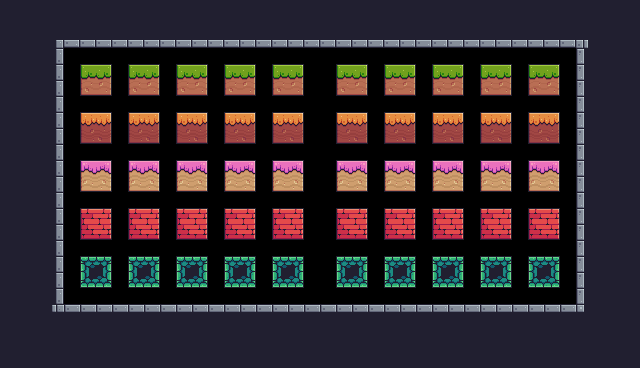

A level layout from a 2D game, rendered from its tile map. Below: a short description, then the map file with its tile-grid data intact:
An orthogonal 40x23 tile map with 16x16 px tiles, 1 tile layer (Background) and 50 objects (50x Level).

<map version="1.10" tiledversion="1.11.0" orientation="orthogonal" renderorder="right-down" width="40" height="23" tilewidth="16" tileheight="16" infinite="0" nextlayerid="3" nextobjectid="51">
 <tileset firstgid="1" source="Pixel Adventure.tsx" />
 <layer id="1" name="Background" width="40" height="23">
  <properties>
   <property name="BackgroundColor" value="Yellow" />
  </properties>
  <data encoding="csv">
24,24,24,24,24,24,24,24,24,24,24,24,24,24,24,24,24,24,24,24,24,24,24,24,24,24,24,24,24,24,24,24,24,24,24,24,24,24,24,24,
24,24,24,24,24,24,24,24,24,24,24,24,24,24,24,24,24,24,24,24,24,24,24,24,24,24,24,24,24,24,24,24,24,24,24,24,24,24,24,24,
24,24,24,4,46,46,46,46,46,46,46,46,46,46,46,46,46,46,46,46,46,46,46,46,46,46,46,46,46,46,46,46,46,46,46,46,5,24,24,24,
24,24,24,25,0,0,0,0,0,0,0,0,0,0,0,0,0,0,0,0,0,0,0,0,0,0,0,0,0,0,0,0,0,0,0,0,23,24,24,24,
24,24,24,25,0,7,9,0,7,9,0,7,9,0,7,9,0,7,9,0,0,7,9,0,7,9,0,7,9,0,7,9,0,7,9,0,23,24,24,24,
24,24,24,25,0,51,53,0,51,53,0,51,53,0,51,53,0,51,53,0,0,51,53,0,51,53,0,51,53,0,51,53,0,51,53,0,23,24,24,24,
24,24,24,25,0,0,0,0,0,0,0,0,0,0,0,0,0,0,0,0,0,0,0,0,0,0,0,0,0,0,0,0,0,0,0,0,23,24,24,24,
24,24,24,25,0,95,97,0,95,97,0,95,97,0,95,97,0,95,97,0,0,95,97,0,95,97,0,95,97,0,95,97,0,95,97,0,23,24,24,24,
24,24,24,25,0,139,141,0,139,141,0,139,141,0,139,141,0,139,141,0,0,139,141,0,139,141,0,139,141,0,139,141,0,139,141,0,23,24,24,24,
24,24,24,25,0,0,0,0,0,0,0,0,0,0,0,0,0,0,0,0,0,0,0,0,0,0,0,0,0,0,0,0,0,0,0,0,23,24,24,24,
24,24,24,25,0,183,185,0,183,185,0,183,185,0,183,185,0,183,185,0,0,183,185,0,183,185,0,183,185,0,183,185,0,183,185,0,23,24,24,24,
24,24,24,25,0,227,229,0,227,229,0,227,229,0,227,229,0,227,229,0,0,227,229,0,227,229,0,227,229,0,227,229,0,227,229,0,23,24,24,24,
24,24,24,25,0,0,0,0,0,0,0,0,0,0,0,0,0,0,0,0,0,0,0,0,0,0,0,0,0,0,0,0,0,0,0,0,23,24,24,24,
24,24,24,25,0,106,108,0,106,108,0,106,108,0,106,108,0,106,108,0,0,106,108,0,106,108,0,106,108,0,106,108,0,106,108,0,23,24,24,24,
24,24,24,25,0,150,152,0,150,152,0,150,152,0,150,152,0,150,152,0,0,150,152,0,150,152,0,150,152,0,150,152,0,150,152,0,23,24,24,24,
24,24,24,25,0,0,0,0,0,0,0,0,0,0,0,0,0,0,0,0,0,0,0,0,0,0,0,0,0,0,0,0,0,0,0,0,23,24,24,24,
24,24,24,25,0,177,179,0,177,179,0,177,179,0,177,179,0,177,179,0,0,177,179,0,177,179,0,177,179,0,177,179,0,177,179,0,23,24,24,24,
24,24,24,25,0,221,223,0,221,223,0,221,223,0,221,223,0,221,223,0,0,221,223,0,221,223,0,221,223,0,221,223,0,221,223,0,23,24,24,24,
24,24,24,25,0,0,0,0,0,0,0,0,0,0,0,0,0,0,0,0,0,0,0,0,0,0,0,0,0,0,0,0,0,0,0,0,23,24,24,24,
24,24,24,26,2,2,2,2,2,2,2,2,2,2,2,2,2,2,2,2,2,2,2,2,2,2,2,2,2,2,2,2,2,2,2,2,27,24,24,24,
24,24,24,24,24,24,24,24,24,24,24,24,24,24,24,24,24,24,24,24,24,24,24,24,24,24,24,24,24,24,24,24,24,24,24,24,24,24,24,24,
24,24,24,24,24,24,24,24,24,24,24,24,24,24,24,24,24,24,24,24,24,24,24,24,24,24,24,24,24,24,24,24,24,24,24,24,24,24,24,24,
24,24,24,24,24,24,24,24,24,24,24,24,24,24,24,24,24,24,24,24,24,24,24,24,24,24,24,24,24,24,24,24,24,24,24,24,24,24,24,24
</data>
 </layer>
 <objectgroup id="2" name="LevelGroup">
  <object id="1" name="01" type="Level" x="80" y="64" width="32" height="32" />
  <object id="2" name="02" type="Level" x="128" y="64" width="32" height="32" />
  <object id="3" name="03" type="Level" x="176" y="64" width="32" height="32" />
  <object id="4" name="04" type="Level" x="224" y="64" width="32" height="32" />
  <object id="5" name="05" type="Level" x="272" y="64" width="32" height="32" />
  <object id="6" name="06" type="Level" x="336" y="64" width="32" height="32" />
  <object id="7" name="07" type="Level" x="384" y="64" width="32" height="32" />
  <object id="8" name="08" type="Level" x="432" y="64" width="32" height="32" />
  <object id="9" name="09" type="Level" x="480" y="64" width="32" height="32" />
  <object id="10" name="10" type="Level" x="528" y="64" width="32" height="32" />
  <object id="11" name="11" type="Level" x="80" y="112" width="32" height="32" />
  <object id="12" name="?" type="Level" x="128" y="112" width="32" height="32" />
  <object id="13" name="?" type="Level" x="176" y="112" width="32" height="32" />
  <object id="14" name="?" type="Level" x="224" y="112" width="32" height="32" />
  <object id="15" name="?" type="Level" x="272" y="112" width="32" height="32" />
  <object id="16" name="?" type="Level" x="336" y="112" width="32" height="32" />
  <object id="17" name="?" type="Level" x="384" y="112" width="32" height="32" />
  <object id="18" name="?" type="Level" x="432" y="112" width="32" height="32" />
  <object id="19" name="?" type="Level" x="480" y="112" width="32" height="32" />
  <object id="20" name="?" type="Level" x="528" y="112" width="32" height="32" />
  <object id="21" name="?" type="Level" x="80" y="160" width="32" height="32" />
  <object id="22" name="?" type="Level" x="128" y="160" width="32" height="32" />
  <object id="23" name="?" type="Level" x="176" y="160" width="32" height="32" />
  <object id="24" name="?" type="Level" x="224" y="160" width="32" height="32" />
  <object id="25" name="?" type="Level" x="272" y="160" width="32" height="32" />
  <object id="26" name="?" type="Level" x="336" y="160" width="32" height="32" />
  <object id="27" name="?" type="Level" x="384" y="160" width="32" height="32" />
  <object id="28" name="?" type="Level" x="432" y="160" width="32" height="32" />
  <object id="29" name="?" type="Level" x="480" y="160" width="32" height="32" />
  <object id="30" name="?" type="Level" x="528" y="160" width="32" height="32" />
  <object id="31" name="?" type="Level" x="80" y="208" width="32" height="32" />
  <object id="32" name="?" type="Level" x="128" y="208" width="32" height="32" />
  <object id="33" name="?" type="Level" x="176" y="208" width="32" height="32" />
  <object id="34" name="?" type="Level" x="224" y="208" width="32" height="32" />
  <object id="35" name="?" type="Level" x="272" y="208" width="32" height="32" />
  <object id="36" name="?" type="Level" x="336" y="208" width="32" height="32" />
  <object id="37" name="?" type="Level" x="384" y="208" width="32" height="32" />
  <object id="38" name="?" type="Level" x="432" y="208" width="32" height="32" />
  <object id="39" name="?" type="Level" x="480" y="208" width="32" height="32" />
  <object id="40" name="?" type="Level" x="528" y="208" width="32" height="32" />
  <object id="41" name="?" type="Level" x="80" y="256" width="32" height="32" />
  <object id="42" name="?" type="Level" x="128" y="256" width="32" height="32" />
  <object id="43" name="?" type="Level" x="176" y="256" width="32" height="32" />
  <object id="44" name="?" type="Level" x="224" y="256" width="32" height="32" />
  <object id="45" name="?" type="Level" x="272" y="256" width="32" height="32" />
  <object id="46" name="?" type="Level" x="336" y="256" width="32" height="32" />
  <object id="47" name="?" type="Level" x="384" y="256" width="32" height="32" />
  <object id="48" name="?" type="Level" x="432" y="256" width="32" height="32" />
  <object id="49" name="?" type="Level" x="480" y="256" width="32" height="32" />
  <object id="50" name="?" type="Level" x="528" y="256" width="32" height="32" />
 </objectgroup>
</map>
